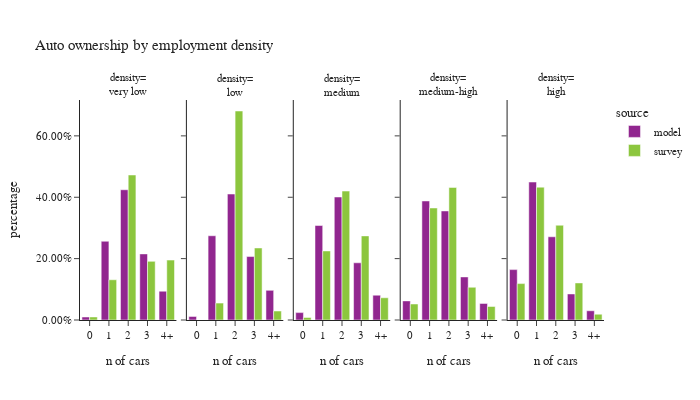

The notebook cell saved with this chart:
### Code cell
plot_auto(hh.dropna(subset=['emp_density_group']),'emp_density_group','employment density','density')

### Figure 1 — Plotly figure (JSON) as saved in the notebook; plotly's stock layout.template omitted (floating-point values rounded to 4 significant figures)
{"data": [{"alignmentgroup": "True", "hovertemplate": "source=model<br>emp_density_group=very low<br>auto_ownership_simple=%{x}<br>percentage=%{y}<extra></extra>", "legendgroup": "model", "marker": {"color": "#91268F", "pattern": {"shape": ""}}, "name": "model", "offsetgroup": "model", "orientation": "v", "showlegend": true, "textposition": "auto", "type": "bar", "x": ["0", "1", "2", "3", "4+"], "xaxis": "x", "y": [0.009797, 0.2566, 0.4244, 0.2154, 0.09383], "yaxis": "y"}, {"alignmentgroup": "True", "hovertemplate": "source=model<br>emp_density_group=low<br>auto_ownership_simple=%{x}<br>percentage=%{y}<extra></extra>", "legendgroup": "model", "marker": {"color": "#91268F", "pattern": {"shape": ""}}, "name": "model", "offsetgroup": "model", "orientation": "v", "showlegend": false, "textposition": "auto", "type": "bar", "x": ["0", "1", "2", "3", "4+"], "xaxis": "x2", "y": [0.01171, 0.2745, 0.4104, 0.2068, 0.09657], "yaxis": "y2"}, {"alignmentgroup": "True", "hovertemplate": "source=model<br>emp_density_group=medium<br>auto_ownership_simple=%{x}<br>percentage=%{y}<extra></extra>", "legendgroup": "model", "marker": {"color": "#91268F", "pattern": {"shape": ""}}, "name": "model", "offsetgroup": "model", "orientation": "v", "showlegend": false, "textposition": "auto", "type": "bar", "x": ["0", "1", "2", "3", "4+"], "xaxis": "x3", "y": [0.02409, 0.3078, 0.4008, 0.1864, 0.08088], "yaxis": "y3"}, {"alignmentgroup": "True", "hovertemplate": "source=model<br>emp_density_group=medium-high<br>auto_ownership_simple=%{x}<br>percentage=%{y}<extra></extra>", "legendgroup": "model", "marker": {"color": "#91268F", "pattern": {"shape": ""}}, "name": "model", "offsetgroup": "model", "orientation": "v", "showlegend": false, "textposition": "auto", "type": "bar", "x": ["0", "1", "2", "3", "4+"], "xaxis": "x4", "y": [0.06227, 0.3879, 0.3554, 0.1404, 0.05406], "yaxis": "y4"}, {"alignmentgroup": "True", "hovertemplate": "source=model<br>emp_density_group=high<br>auto_ownership_simple=%{x}<br>percentage=%{y}<extra></extra>", "legendgroup": "model", "marker": {"color": "#91268F", "pattern": {"shape": ""}}, "name": "model", "offsetgroup": "model", "orientation": "v", "showlegend": false, "textposition": "auto", "type": "bar", "x": ["0", "1", "2", "3", "4+"], "xaxis": "x5", "y": [0.1642, 0.4496, 0.2712, 0.08493, 0.03012], "yaxis": "y5"}, {"alignmentgroup": "True", "hovertemplate": "source=survey<br>emp_density_group=very low<br>auto_ownership_simple=%{x}<br>percentage=%{y}<extra></extra>", "legendgroup": "survey", "marker": {"color": "#8CC63E", "pattern": {"shape": ""}}, "name": "survey", "offsetgroup": "survey", "orientation": "v", "showlegend": true, "textposition": "auto", "type": "bar", "x": ["0", "1", "2", "3", "4+"], "xaxis": "x", "y": [0.009963, 0.1311, 0.4725, 0.1911, 0.1953], "yaxis": "y"}, {"alignmentgroup": "True", "hovertemplate": "source=survey<br>emp_density_group=low<br>auto_ownership_simple=%{x}<br>percentage=%{y}<extra></extra>", "legendgroup": "survey", "marker": {"color": "#8CC63E", "pattern": {"shape": ""}}, "name": "survey", "offsetgroup": "survey", "orientation": "v", "showlegend": false, "textposition": "auto", "type": "bar", "x": ["0", "1", "2", "3", "4+"], "xaxis": "x2", "y": [0.0, 0.055, 0.681, 0.2347, 0.02923], "yaxis": "y2"}, {"alignmentgroup": "True", "hovertemplate": "source=survey<br>emp_density_group=medium<br>auto_ownership_simple=%{x}<br>percentage=%{y}<extra></extra>", "legendgroup": "survey", "marker": {"color": "#8CC63E", "pattern": {"shape": ""}}, "name": "survey", "offsetgroup": "survey", "orientation": "v", "showlegend": false, "textposition": "auto", "type": "bar", "x": ["0", "1", "2", "3", "4+"], "xaxis": "x3", "y": [0.008378, 0.225, 0.4201, 0.2741, 0.07239], "yaxis": "y3"}, {"alignmentgroup": "True", "hovertemplate": "source=survey<br>emp_density_group=medium-high<br>auto_ownership_simple=%{x}<br>percentage=%{y}<extra></extra>", "legendgroup": "survey", "marker": {"color": "#8CC63E", "pattern": {"shape": ""}}, "name": "survey", "offsetgroup": "survey", "orientation": "v", "showlegend": false, "textposition": "auto", "type": "bar", "x": ["0", "1", "2", "3", "4+"], "xaxis": "x4", "y": [0.05218, 0.3651, 0.432, 0.1066, 0.04412], "yaxis": "y4"}, {"alignmentgroup": "True", "hovertemplate": "source=survey<br>emp_density_group=high<br>auto_ownership_simple=%{x}<br>percentage=%{y}<extra></extra>", "legendgroup": "survey", "marker": {"color": "#8CC63E", "pattern": {"shape": ""}}, "name": "survey", "offsetgroup": "survey", "orientation": "v", "showlegend": false, "textposition": "auto", "type": "bar", "x": ["0", "1", "2", "3", "4+"], "xaxis": "x5", "y": [0.1186, 0.4329, 0.3088, 0.1208, 0.01886], "yaxis": "y5"}], "layout": {"annotations": [{"font": {}, "showarrow": false, "text": "density=<br>very low", "x": 0.092, "xanchor": "center", "xref": "paper", "y": 1.0, "yanchor": "bottom", "yref": "paper"}, {"font": {}, "showarrow": false, "text": "density=<br>low", "x": 0.296, "xanchor": "center", "xref": "paper", "y": 1.0, "yanchor": "bottom", "yref": "paper"}, {"font": {}, "showarrow": false, "text": "density=<br>medium", "x": 0.5, "xanchor": "center", "xref": "paper", "y": 1.0, "yanchor": "bottom", "yref": "paper"}, {"font": {}, "showarrow": false, "text": "density=<br>medium-high", "x": 0.704, "xanchor": "center", "xref": "paper", "y": 1.0, "yanchor": "bottom", "yref": "paper"}, {"font": {}, "showarrow": false, "text": "density=<br>high", "x": 0.908, "xanchor": "center", "xref": "paper", "y": 1.0, "yanchor": "bottom", "yref": "paper"}], "barmode": "group", "font": {"size": 11}, "height": 400, "legend": {"title": {"text": "source"}, "tracegroupgap": 0}, "title": {"text": "Auto ownership by employment density"}, "width": 700, "xaxis": {"anchor": "y", "domain": [0.0, 0.184], "title": {"text": "n of cars"}}, "xaxis2": {"anchor": "y2", "domain": [0.204, 0.388], "matches": "x", "title": {"text": "n of cars"}}, "xaxis3": {"anchor": "y3", "domain": [0.408, 0.592], "matches": "x", "title": {"text": "n of cars"}}, "xaxis4": {"anchor": "y4", "domain": [0.612, 0.796], "matches": "x", "title": {"text": "n of cars"}}, "xaxis5": {"anchor": "y5", "domain": [0.816, 1.0], "matches": "x", "title": {"text": "n of cars"}}, "yaxis": {"anchor": "x", "domain": [0.0, 1.0], "tickformat": ".2%", "title": {"text": "percentage"}}, "yaxis2": {"anchor": "x2", "domain": [0.0, 1.0], "matches": "y", "showticklabels": false}, "yaxis3": {"anchor": "x3", "domain": [0.0, 1.0], "matches": "y", "showticklabels": false}, "yaxis4": {"anchor": "x4", "domain": [0.0, 1.0], "matches": "y", "showticklabels": false}, "yaxis5": {"anchor": "x5", "domain": [0.0, 1.0], "matches": "y", "showticklabels": false}}}
